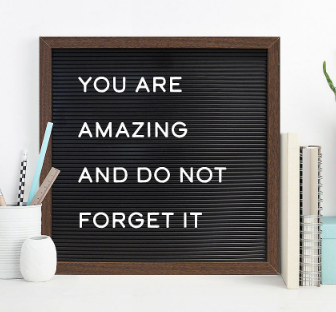
#> input picture template.PNG, 336 x 312 px, found by its file name
$ jupyter execute --allow-errors 'template matching.ipynb'
#> lines starting #> are read from the running program, lines starting #| are printed output that depends on the picture
[cell 1]
import cv2
import numpy as np
from matplotlib import pyplot as plt

# Read the main image
img_rgb = cv2.imread('template.png',0)
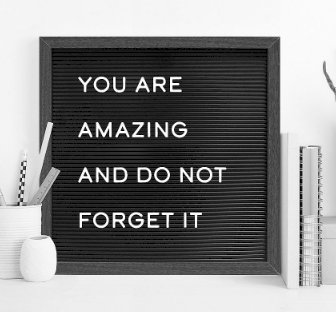
#> img_rgb: shape (312, 336); min 0, max 255, mean 135.6
# Convert it to grayscale
#> (the rest of this cell did not finish here and is left out)
